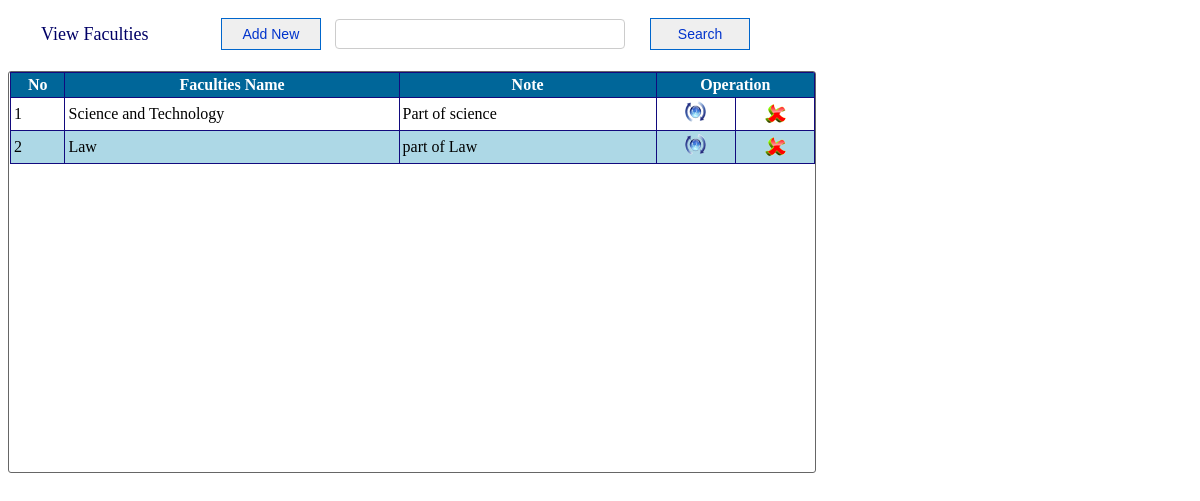
/View_Faculties.php, run on the app's committed database.
### tables this page shows
CREATE TABLE IF NOT EXISTS `facuties_tbl` (
  `faculties_id` int(10) unsigned NOT NULL AUTO_INCREMENT,
  `faculties_name` varchar(50) NOT NULL,
  `note` varchar(100) NOT NULL,
  PRIMARY KEY (`faculties_id`)
);

### View_Faculties.php (the view, shortened to what this page needs)
<!DOCTYPE html>
<html>
<head>
<link rel="stylesheet" type="text/css" href="css/style_view.css" />
</head>
<body>
<div id="style_div" >
<form method="post">
<table width="755">
	<tr>
    	<td width="200px" style="font-size:18px; color:#006; text-indent:30px;">View Faculties</td>
        <td><a href="?tag=faculties_entry"><input type="button" title="Add new Faculties" name="butAdd" value="Add New" id="button-search" /></a></td>
        <td><input type="text" name="searchtxt" title="Enter name for search " class="search" autocomplete="off"/></td>
        <td style="float:right"><input type="submit" name="btnsearch" value="Search" id="button-search" title="Search Facuty" /></td>
    </tr>
</table>
</form>
</div>
<br />
<div id="content-input">
	<form method="post">
    <table border="1" width="805px" align="center" cellpadding="3" class="mytable" cellspacing="0">
        <tr>
            <th>No</th>
            <th>Faculties Name</th>
            <th width="250px">Note</th>
            <th colspan="2">Operation</th>
      	</tr>
         <?php
		 $key="";
	if($key !="")
		$sql_sel=mysqli_query($conn,"SElECT * FROM facuties_tbl WHERE faculties_name  like '%$key%' ");
	else
    		$sql_sel=mysqli_query($conn,"SELECT * FROM facuties_tbl");
			$i=0;
    while($row=mysqli_fetch_array($sql_sel)){
    $i++;
    $color=($i%2==0)?"lightblue":"white";
    	?>
      <tr bgcolor="<?php echo $color?>">
            <td><?php echo $i;?></td>
            <td><?php echo $row['faculties_name'];?></td>
            <td><?php echo $row['note'];?></td>
            <td align="center"><a href="?tag=faculties_entry&opr=upd&rs_id=<?php echo $row['faculties_id'];?>" title="Upate"><img src="picture/update.png" /></a></td>
            <td align="center"><a href="?tag=view_faculties&opr=del&rs_id=<?php echo $row['faculties_id'];?>" title="Delete"><img src="picture/delete.png" /></a></td>
        </tr>
    <?php
    }
    ?>
   	</table>
 	</form>
</div>
</body>
</html>

### css/style_view.css (style rules this page uses)
#style_div { height:auto; margin-top:15px; }
#content-input { width:805px; height:400px; border:1px solid #666; float:left; padding-left:1px; border-radius: 3px 3px 3px 3px; overflow: auto; }
#button-search { font-family:Arial, Helvetica, sans-serif; font-size:14px; width:100px; height:32px; float:right; margin-right:10px; repeat-x top center; border: 1px solid #06C; -moz-border-radius: 5px; color:#03C; }
.search { padding:4px; border:1px #CCC solid; border-radius: 4px 4px 4px 4px; -moz-border-radius: 8px; background:#FFF; color:#006; font-family:Arial, Helvetica, sans-serif; font-size:16px; width:280px; height:20px; float:left; }
.mytable { border-collapse:collapse; border:#036 1px solid; }
.mytable tr th { background:#069; border:#120A7E 1px solid; color:#FFF; font-family:"Times New Roman", Times, serif; }
.mytable tr td { font-family:"Times New Roman", Times, serif; border:#120A7E 1px solid; }

### data on the page
facuties_tbl: faculties_name "Science and Technology", note "Part of science"
facuties_tbl: faculties_name "Law", note "part of Law"
